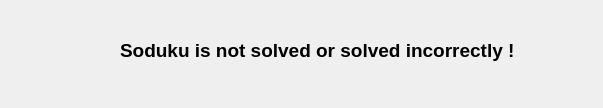
<?xml version="1.0" encoding="UTF-8"?>
<ui version="4.0">
 <class>AlertDialog</class>
 <widget class="QDialog" name="AlertDialog">
  <property name="geometry">
   <rect>
    <x>0</x>
    <y>0</y>
    <width>603</width>
    <height>108</height>
   </rect>
  </property>
  <property name="minimumSize">
   <size>
    <width>603</width>
    <height>108</height>
   </size>
  </property>
  <property name="maximumSize">
   <size>
    <width>603</width>
    <height>108</height>
   </size>
  </property>
  <property name="windowTitle">
   <string>Soduku Solver - Alert</string>
  </property>
  <widget class="QLabel" name="label">
   <property name="geometry">
    <rect>
     <x>120</x>
     <y>30</y>
     <width>471</width>
     <height>41</height>
    </rect>
   </property>
   <property name="font">
    <font>
     <pointsize>14</pointsize>
     <weight>75</weight>
     <bold>true</bold>
    </font>
   </property>
   <property name="text">
    <string>Soduku is not solved or solved incorrectly !</string>
   </property>
  </widget>
  <widget class="QLabel" name="label_alert">
   <property name="geometry">
    <rect>
     <x>20</x>
     <y>10</y>
     <width>81</width>
     <height>91</height>
    </rect>
   </property>
   <property name="styleSheet">
    <string notr="true">image: url(:/new/prefix1/error.png);</string>
   </property>
   <property name="text">
    <string/>
   </property>
  </widget>
 </widget>
 <resources/>
 <connections/>
</ui>
